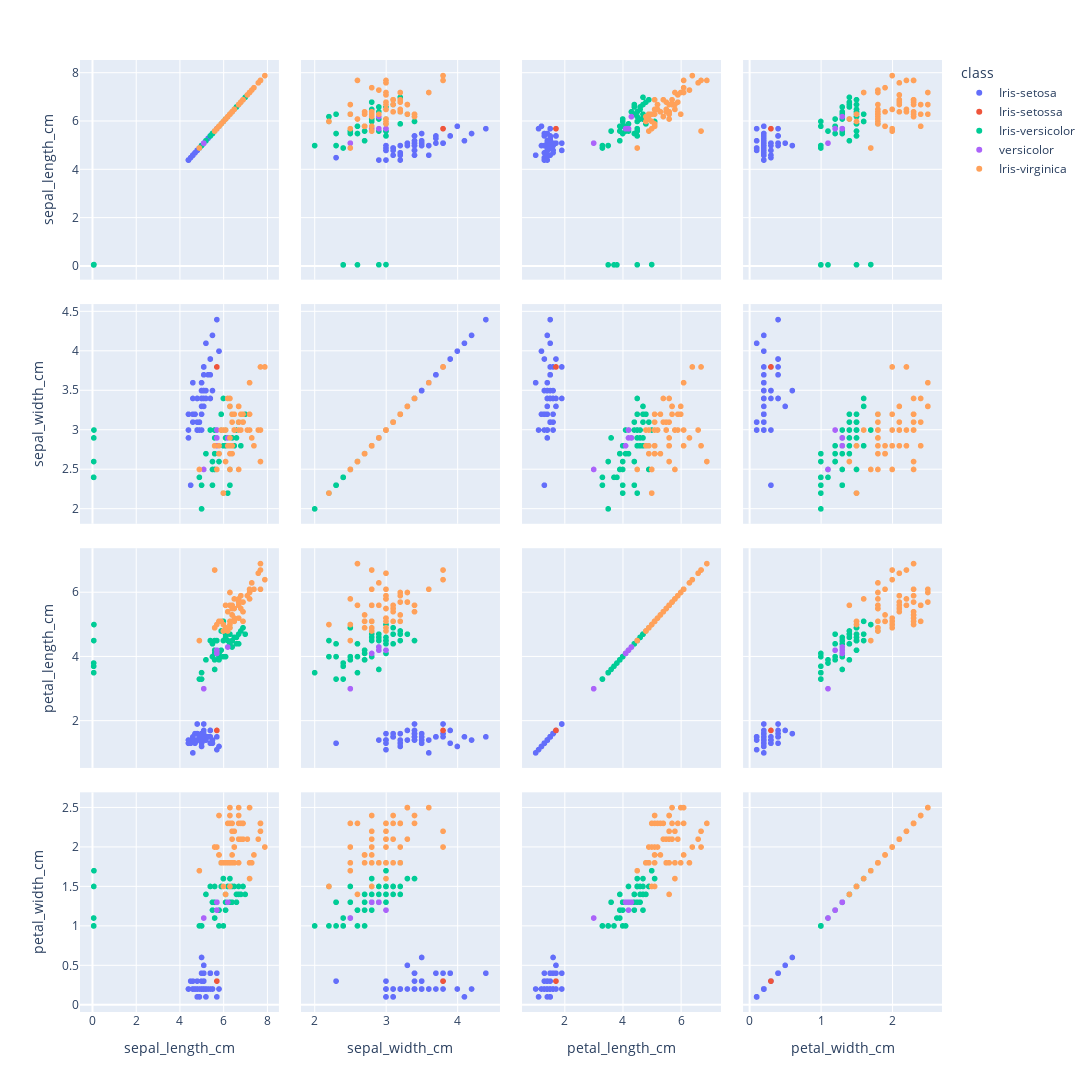

Write notebook code for a chart like this one.
### Code cell
fig = px.scatter_matrix(df, dimensions=['sepal_length_cm', 'sepal_width_cm', 'petal_length_cm', 'petal_width_cm'], color='class', width=width_plot, height=height_plot)

fig.show()

### Figure 1 — Plotly figure (JSON) as saved in the notebook; plotly's stock layout.template omitted (floating-point values rounded to 4 significant figures)
{"data": [{"dimensions": [{"axis": {"matches": true}, "label": "sepal_length_cm", "values": [5.1, 4.9, 4.7, 4.6, 5, 5.4, 4.6, 5, 4.4, 4.9, 5.4, 4.8, 4.8, 5.7, 5.8, 5.7, 5.4, 5.1, 5.1, 5.4, 5.1, 4.6, 5.1, 4.8, 5, 5, 5.2, 5.2, 4.7, 4.8, 5.4, 5.2, 5.5, 4.9, 5, 5.5, 4.9, 4.4, 5.1, 5, 4.5, 4.4, 5, 5.1, 4.8, 5.1, 4.6, 5.3, 5]}, {"axis": {"matches": true}, "label": "sepal_width_cm", "values": [3.5, 3, 3.2, 3.1, 3.6, 3.9, 3.4, 3.4, 2.9, 3.1, 3.7, 3.4, 3, 3, 4, 4.4, 3.9, 3.5, 3.8, 3.4, 3.7, 3.6, 3.3, 3.4, 3, 3.4, 3.5, 3.4, 3.2, 3.1, 3.4, 4.1, 4.2, 3.1, 3.2, 3.5, 3.1, 3, 3.4, 3.5, 2.3, 3.2, 3.5, 3.8, 3, 3.8, 3.2, 3.7, 3.3]}, {"axis": {"matches": true}, "label": "petal_length_cm", "values": [1.4, 1.4, 1.3, 1.5, 1.4, 1.7, 1.4, 1.5, 1.4, 1.5, 1.5, 1.6, 1.4, 1.1, 1.2, 1.5, 1.3, 1.4, 1.5, 1.7, 1.5, 1, 1.7, 1.9, 1.6, 1.6, 1.5, 1.4, 1.6, 1.6, 1.5, 1.5, 1.4, 1.5, 1.2, 1.3, 1.5, 1.3, 1.5, 1.3, 1.3, 1.3, 1.6, 1.9, 1.4, 1.6, 1.4, 1.5, 1.4]}, {"axis": {"matches": true}, "label": "petal_width_cm", "values": [0.2, 0.2, 0.2, 0.2, 0.2, 0.4, 0.3, null, null, null, null, null, 0.1, 0.1, 0.2, 0.4, 0.4, 0.3, 0.3, 0.2, 0.4, 0.2, 0.5, 0.2, 0.2, 0.4, 0.2, 0.2, 0.2, 0.2, 0.4, 0.1, 0.2, 0.1, 0.2, 0.2, 0.1, 0.2, 0.2, 0.3, 0.3, 0.2, 0.6, 0.4, 0.3, 0.2, 0.2, 0.2, 0.2]}], "hovertemplate": "class=Iris-setosa<br>%{xaxis.title.text}=%{x}<br>%{yaxis.title.text}=%{y}<extra></extra>", "legendgroup": "Iris-setosa", "marker": {"color": "#636efa", "symbol": "circle"}, "name": "Iris-setosa", "showlegend": true, "type": "splom"}, {"dimensions": [{"axis": {"matches": true}, "label": "sepal_length_cm", "values": [5.7]}, {"axis": {"matches": true}, "label": "sepal_width_cm", "values": [3.8]}, {"axis": {"matches": true}, "label": "petal_length_cm", "values": [1.7]}, {"axis": {"matches": true}, "label": "petal_width_cm", "values": [0.3]}], "hovertemplate": "class=Iris-setossa<br>%{xaxis.title.text}=%{x}<br>%{yaxis.title.text}=%{y}<extra></extra>", "legendgroup": "Iris-setossa", "marker": {"color": "#EF553B", "symbol": "circle"}, "name": "Iris-setossa", "showlegend": true, "type": "splom"}, {"dimensions": [{"axis": {"matches": true}, "label": "sepal_length_cm", "values": [7, 6.4, 6.9, 5.5, 6.5, 5.7, 6.3, 4.9, 6.6, 5.2, 5, 5.9, 6, 6.1, 5.6, 6.7, 5.6, 5.8, 6.2, 5.6, 5.9, 6.1, 6.3, 6.1, 6.4, 6.6, 6.8, 0.067, 0.06, 0.057, 0.055, 0.055, 5.8, 6, 5.4, 6, 6.7, 6.3, 5.6, 5.5, 5.5, 6.1, 5.8, 5, 5.6]}, {"axis": {"matches": true}, "label": "sepal_width_cm", "values": [3.2, 3.2, 3.1, 2.3, 2.8, 2.8, 3.3, 2.4, 2.9, 2.7, 2, 3, 2.2, 2.9, 2.9, 3.1, 3, 2.7, 2.2, 2.5, 3.2, 2.8, 2.5, 2.8, 2.9, 3, 2.8, 3, 2.9, 2.6, 2.4, 2.4, 2.7, 2.8, 3, 3.4, 3.1, 2.3, 3, 2.5, 2.6, 3, 2.6, 2.3, 2.7]}, {"axis": {"matches": true}, "label": "petal_length_cm", "values": [4.7, 4.5, 4.9, 4, 4.6, 4.5, 4.7, 3.3, 4.6, 3.9, 3.5, 4.2, 4, 4.7, 3.6, 4.4, 4.5, 4.1, 4.5, 3.9, 4.8, 4, 4.9, 4.7, 4.3, 4.4, 4.8, 5, 4.5, 3.5, 3.8, 3.7, 3.9, 5.1, 4.5, 4.5, 4.7, 4.4, 4.1, 4, 4.4, 4.6, 4, 3.3, 4.2]}, {"axis": {"matches": true}, "label": "petal_width_cm", "values": [1.4, 1.5, 1.5, 1.3, 1.5, 1.3, 1.6, 1, 1.3, 1.4, 1, 1.5, 1, 1.4, 1.3, 1.4, 1.5, 1, 1.5, 1.1, 1.8, 1.3, 1.5, 1.2, 1.3, 1.4, 1.4, 1.7, 1.5, 1, 1.1, 1, 1.2, 1.6, 1.5, 1.6, 1.5, 1.3, 1.3, 1.3, 1.2, 1.4, 1.2, 1, 1.3]}], "hovertemplate": "class=Iris-versicolor<br>%{xaxis.title.text}=%{x}<br>%{yaxis.title.text}=%{y}<extra></extra>", "legendgroup": "Iris-versicolor", "marker": {"color": "#00cc96", "symbol": "circle"}, "name": "Iris-versicolor", "showlegend": true, "type": "splom"}, {"dimensions": [{"axis": {"matches": true}, "label": "sepal_length_cm", "values": [5.7, 5.7, 6.2, 5.1, 5.7]}, {"axis": {"matches": true}, "label": "sepal_width_cm", "values": [3, 2.9, 2.9, 2.5, 2.8]}, {"axis": {"matches": true}, "label": "petal_length_cm", "values": [4.2, 4.2, 4.3, 3, 4.1]}, {"axis": {"matches": true}, "label": "petal_width_cm", "values": [1.2, 1.3, 1.3, 1.1, 1.3]}], "hovertemplate": "class=versicolor<br>%{xaxis.title.text}=%{x}<br>%{yaxis.title.text}=%{y}<extra></extra>", "legendgroup": "versicolor", "marker": {"color": "#ab63fa", "symbol": "circle"}, "name": "versicolor", "showlegend": true, "type": "splom"}, {"dimensions": [{"axis": {"matches": true}, "label": "sepal_length_cm", "values": [6.3, 5.8, 7.1, 6.3, 6.5, 7.6, 4.9, 7.3, 6.7, 7.2, 6.5, 6.4, 6.8, 5.7, 5.8, 6.4, 6.5, 7.7, 7.7, 6, 6.9, 5.6, 5.6, 6.3, 6.7, 7.2, 6.2, 6.1, 6.4, 7.2, 7.4, 7.9, 6.4, 6.3, 6.1, 7.7, 6.3, 6.4, 6, 6.9, 6.7, 6.9, 5.8, 6.8, 6.7, 6.7, 6.3, 6.5, 6.2, 5.9]}, {"axis": {"matches": true}, "label": "sepal_width_cm", "values": [3.3, 2.7, 3, 2.9, 3, 3, 2.5, 2.9, 2.5, 3.6, 3.2, 2.7, 3, 2.5, 2.8, 3.2, 3, 3.8, 2.6, 2.2, 3.2, 2.8, 2.8, 2.7, 3.3, 3.2, 2.8, 3, 2.8, 3, 2.8, 3.8, 2.8, 2.8, 2.6, 3, 3.4, 3.1, 3, 3.1, 3.1, 3.1, 2.7, 3.2, 3.3, 3, 2.5, 3, 3.4, 3]}, {"axis": {"matches": true}, "label": "petal_length_cm", "values": [6, 5.1, 5.9, 5.6, 5.8, 6.6, 4.5, 6.3, 5.8, 6.1, 5.1, 5.3, 5.5, 5, 5.1, 5.3, 5.5, 6.7, 6.9, 5, 5.7, 4.9, 6.7, 4.9, 5.7, 6, 4.8, 4.9, 5.6, 5.8, 6.1, 6.4, 5.6, 5.1, 5.6, 6.1, 5.6, 5.5, 4.8, 5.4, 5.6, 5.1, 5.1, 5.9, 5.7, 5.2, 5, 5.2, 5.4, 5.1]}, {"axis": {"matches": true}, "label": "petal_width_cm", "values": [2.5, 1.9, 2.1, 1.8, 2.2, 2.1, 1.7, 1.8, 1.8, 2.5, 2, 1.9, 2.1, 2, 2.4, 2.3, 1.8, 2.2, 2.3, 1.5, 2.3, 2, 2, 1.8, 2.1, 1.8, 1.8, 1.8, 2.1, 1.6, 1.9, 2, 2.2, 1.5, 1.4, 2.3, 2.4, 1.8, 1.8, 2.1, 2.4, 2.3, 1.9, 2.3, 2.5, 2.3, 2.3, 2, 2.3, 1.8]}], "hovertemplate": "class=Iris-virginica<br>%{xaxis.title.text}=%{x}<br>%{yaxis.title.text}=%{y}<extra></extra>", "legendgroup": "Iris-virginica", "marker": {"color": "#FFA15A", "symbol": "circle"}, "name": "Iris-virginica", "showlegend": true, "type": "splom"}], "layout": {"dragmode": "select", "height": 1200, "legend": {"title": {"text": "class"}, "tracegroupgap": 0}, "margin": {"t": 60}, "width": 1200}}
